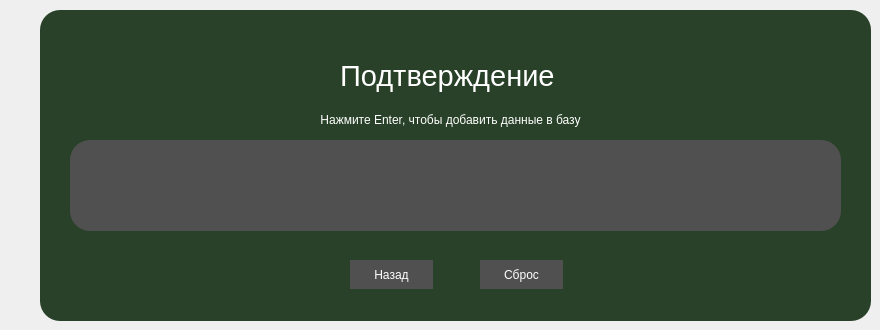
      <widget class="QWidget" name="page_10">
       <widget class="QFrame" name="frame">
        <property name="geometry">
         <rect>
          <x>40</x>
          <y>10</y>
          <width>831</width>
          <height>311</height>
         </rect>
        </property>
        <property name="styleSheet">
         <string notr="true">border-radius: 20px;
background-color: rgb(40, 65, 40);
color: rgb(255, 255, 255);
border: 2px;</string>
        </property>
        <property name="frameShape">
         <enum>QFrame::StyledPanel</enum>
        </property>
        <property name="frameShadow">
         <enum>QFrame::Raised</enum>
        </property>
        <widget class="QLabel" name="label_10">
         <property name="geometry">
          <rect>
           <x>300</x>
           <y>30</y>
           <width>281</width>
           <height>71</height>
          </rect>
         </property>
         <property name="font">
          <font>
           <pointsize>22</pointsize>
          </font>
         </property>
         <property name="text">
          <string>Подтверждение</string>
         </property>
        </widget>
        <widget class="QTableWidget" name="tableAdding">
         <property name="geometry">
          <rect>
           <x>30</x>
           <y>130</y>
           <width>771</width>
           <height>91</height>
          </rect>
         </property>
         <property name="palette">
          <palette>
           <active>
            <colorrole role="WindowText">
             <brush brushstyle="SolidPattern">
              <color alpha="255">
               <red>255</red>
               <green>255</green>
               <blue>255</blue>
              </color>
             </brush>
            </colorrole>
            <colorrole role="Button">
             <brush brushstyle="SolidPattern">
              <color alpha="255">
               <red>80</red>
               <green>80</green>
               <blue>80</blue>
              </color>
             </brush>
            </colorrole>
            <colorrole role="Text">
             <brush brushstyle="SolidPattern">
              <color alpha="255">
               <red>255</red>
               <green>255</green>
               <blue>255</blue>
              </color>
             </brush>
            </colorrole>
            <colorrole role="ButtonText">
             <brush brushstyle="SolidPattern">
              <color alpha="255">
               <red>255</red>
               <green>255</green>
               <blue>255</blue>
              </color>
             </brush>
            </colorrole>
            <colorrole role="Base">
             <brush brushstyle="SolidPattern">
              <color alpha="255">
               <red>80</red>
               <green>80</green>
               <blue>80</blue>
              </color>
             </brush>
            </colorrole>
            <colorrole role="Window">
             <brush brushstyle="SolidPattern">
              <color alpha="255">
               <red>80</red>
               <green>80</green>
               <blue>80</blue>
              </color>
             </brush>
            </colorrole>
            <colorrole role="Highlight">
             <brush brushstyle="SolidPattern">
              <color alpha="255">
               <red>40</red>
               <green>40</green>
               <blue>40</blue>
              </color>
             </brush>
            </colorrole>
            <colorrole role="HighlightedText">
             <brush brushstyle="SolidPattern">
              <color alpha="255">
               <red>255</red>
               <green>255</green>
               <blue>255</blue>
              </color>
             </brush>
            </colorrole>
            <colorrole role="AlternateBase">
             <brush brushstyle="SolidPattern">
              <color alpha="255">
               <red>80</red>
               <green>80</green>
               <blue>80</blue>
              </color>
             </brush>
            </colorrole>
            <colorrole role="PlaceholderText">
             <brush brushstyle="SolidPattern">
              <color alpha="128">
               <red>255</red>
               <green>255</green>
               <blue>255</blue>
              </color>
             </brush>
            </colorrole>
           </active>
           <inactive>
            <colorrole role="WindowText">
             <brush brushstyle="SolidPattern">
              <color alpha="255">
               <red>255</red>
               <green>255</green>
               <blue>255</blue>
              </color>
             </brush>
            </colorrole>
            <colorrole role="Button">
             <brush brushstyle="SolidPattern">
              <color alpha="255">
               <red>80</red>
               <green>80</green>
               <blue>80</blue>
              </color>
             </brush>
            </colorrole>
            <colorrole role="Text">
             <brush brushstyle="SolidPattern">
              <color alpha="255">
               <red>255</red>
               <green>255</green>
               <blue>255</blue>
              </color>
             </brush>
            </colorrole>
            <colorrole role="ButtonText">
             <brush brushstyle="SolidPattern">
              <color alpha="255">
               <red>255</red>
               <green>255</green>
               <blue>255</blue>
              </color>
             </brush>
            </colorrole>
            <colorrole role="Base">
             <brush brushstyle="SolidPattern">
              <color alpha="255">
               <red>80</red>
               <green>80</green>
               <blue>80</blue>
              </color>
             </brush>
            </colorrole>
            <colorrole role="Window">
             <brush brushstyle="SolidPattern">
              <color alpha="255">
               <red>80</red>
               <green>80</green>
               <blue>80</blue>
              </color>
             </brush>
            </colorrole>
            <colorrole role="Highlight">
             <brush brushstyle="SolidPattern">
              <color alpha="255">
               <red>40</red>
               <green>40</green>
               <blue>40</blue>
              </color>
             </brush>
            </colorrole>
            <colorrole role="HighlightedText">
             <brush brushstyle="SolidPattern">
              <color alpha="255">
               <red>255</red>
               <green>255</green>
               <blue>255</blue>
              </color>
             </brush>
            </colorrole>
            <colorrole role="AlternateBase">
             <brush brushstyle="SolidPattern">
              <color alpha="255">
               <red>80</red>
               <green>80</green>
               <blue>80</blue>
              </color>
             </brush>
            </colorrole>
            <colorrole role="PlaceholderText">
             <brush brushstyle="SolidPattern">
              <color alpha="128">
               <red>255</red>
               <green>255</green>
               <blue>255</blue>
              </color>
             </brush>
            </colorrole>
           </inactive>
           <disabled>
            <colorrole role="WindowText">
             <brush brushstyle="SolidPattern">
              <color alpha="255">
               <red>255</red>
               <green>255</green>
               <blue>255</blue>
              </color>
             </brush>
            </colorrole>
            <colorrole role="Button">
             <brush brushstyle="SolidPattern">
              <color alpha="255">
               <red>80</red>
               <green>80</green>
               <blue>80</blue>
              </color>
             </brush>
            </colorrole>
            <colorrole role="Text">
             <brush brushstyle="SolidPattern">
              <color alpha="255">
               <red>255</red>
               <green>255</green>
               <blue>255</blue>
              </color>
             </brush>
            </colorrole>
            <colorrole role="ButtonText">
             <brush brushstyle="SolidPattern">
              <color alpha="255">
               <red>255</red>
               <green>255</green>
               <blue>255</blue>
              </color>
             </brush>
            </colorrole>
            <colorrole role="Base">
             <brush brushstyle="SolidPattern">
              <color alpha="255">
               <red>80</red>
               <green>80</green>
               <blue>80</blue>
              </color>
             </brush>
            </colorrole>
            <colorrole role="Window">
             <brush brushstyle="SolidPattern">
              <color alpha="255">
               <red>80</red>
               <green>80</green>
               <blue>80</blue>
              </color>
             </brush>
            </colorrole>
            <colorrole role="Highlight">
             <brush brushstyle="SolidPattern">
              <color alpha="255">
               <red>40</red>
               <green>40</green>
               <blue>40</blue>
              </color>
             </brush>
            </colorrole>
            <colorrole role="HighlightedText">
             <brush brushstyle="SolidPattern">
              <color alpha="255">
               <red>255</red>
               <green>255</green>
               <blue>255</blue>
              </color>
             </brush>
            </colorrole>
            <colorrole role="AlternateBase">
             <brush brushstyle="SolidPattern">
              <color alpha="255">
               <red>80</red>
               <green>80</green>
               <blue>80</blue>
              </color>
             </brush>
            </colorrole>
            <colorrole role="PlaceholderText">
             <brush brushstyle="SolidPattern">
              <color alpha="128">
               <red>255</red>
               <green>255</green>
               <blue>255</blue>
              </color>
             </brush>
            </colorrole>
           </disabled>
          </palette>
         </property>
         <property name="styleSheet">
          <string notr="true">background-color: rgb(80, 80, 80);
selection-color: rgb(106, 106, 106);
alternate-background-color: rgb(80, 80, 80);
gridline-color: rgb(52, 52, 52);
border-color: rgb(80, 80, 80);
selection-color: rgb(255, 255, 255);
selection-background-color: rgb(40, 40, 40);
color: rgb(255, 255, 255);</string>
         </property>
         <property name="sizeAdjustPolicy">
          <enum>QAbstractScrollArea::AdjustToContents</enum>
         </property>
         <attribute name="verticalHeaderVisible">
          <bool>false</bool>
         </attribute>
        </widget>
        <widget class="QLabel" name="label_11">
         <property name="geometry">
          <rect>
           <x>210</x>
           <y>100</y>
           <width>401</width>
           <height>20</height>
          </rect>
         </property>
         <property name="text">
          <string>Нажмите Enter, чтобы добавить данные в базу</string>
         </property>
         <property name="alignment">
          <set>Qt::AlignCenter</set>
         </property>
        </widget>
        <widget class="QPushButton" name="pushButton_2">
         <property name="geometry">
          <rect>
           <x>440</x>
           <y>250</y>
           <width>83</width>
           <height>29</height>
          </rect>
         </property>
         <property name="styleSheet">
          <string notr="true">color: rgb(255, 255, 255);
background-color: rgb(80, 80, 80);</string>
         </property>
         <property name="text">
          <string>Сброс</string>
         </property>
        </widget>
        <widget class="QPushButton" name="pushButton_3">
         <property name="geometry">
          <rect>
           <x>310</x>
           <y>250</y>
           <width>83</width>
           <height>29</height>
          </rect>
         </property>
         <property name="styleSheet">
          <string notr="true">color: rgb(255, 255, 255);
background-color: rgb(80, 80, 80);</string>
         </property>
         <property name="text">
          <string>Назад</string>
         </property>
        </widget>
       </widget>
      </widget>
